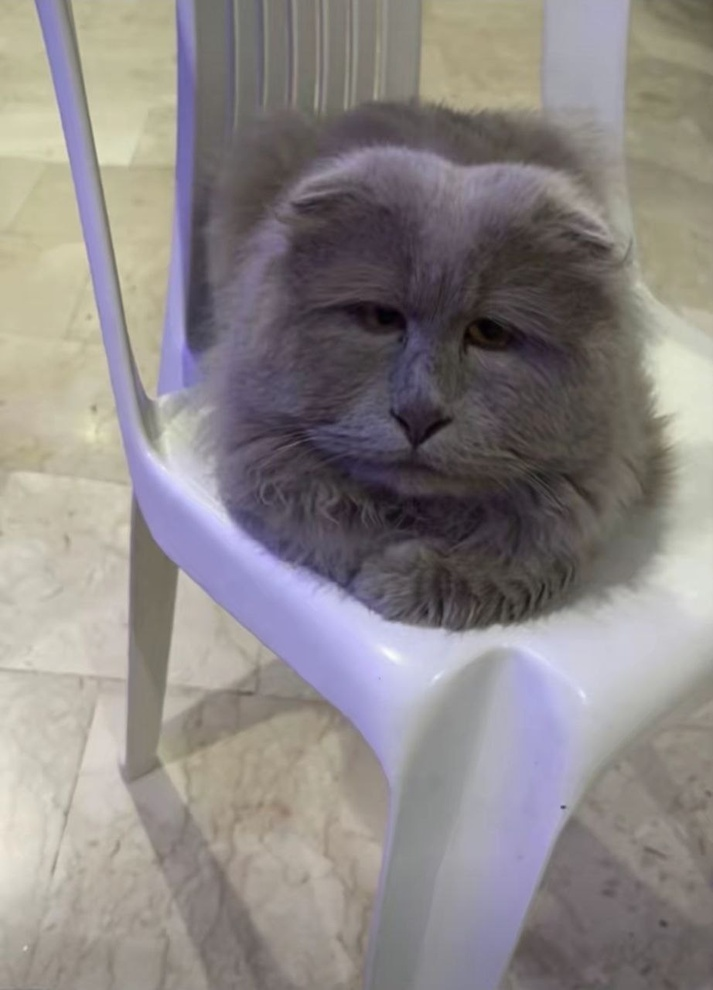
#> input picture svd-image/funnycat.jpg, 713 x 990 px, shrunk from 922 x 1280 before the run
$ jupyter execute svd_image.ipynb
#> lines starting #> are read from the running program, lines starting #| are printed output that depends on the picture
## 1. Загрузка и преобразование изображения

[cell 1]
import numpy as np
import matplotlib.pyplot as plt
import warnings
warnings.filterwarnings('ignore', category=RuntimeWarning)
from PIL import Image
import time

[cell 2]
img = np.array(Image.open("funnycat.jpg"))
#> img is the input picture: shape (990, 713, 3); mean R, G, B 140.5, 135, 133.8
print(f"Размер изображения: {img.shape}")
#| Размер изображения: (990, 713, 3)

R = img[:, :, 0].astype(np.float64)
G = img[:, :, 1].astype(np.float64)
B = img[:, :, 2].astype(np.float64)
channels = {"R": R, "G": G, "B": B}
print(f"Размер канала: {R.shape}")
#| Размер канала: (990, 713)

[cell 3]
fig, axes = plt.subplots(1, 4, figsize=(16, 4))
axes[0].imshow(img)
axes[0].set_title("Оригинал")
axes[1].imshow(R, cmap="Reds")
axes[1].set_title("R")
axes[2].imshow(G, cmap="Greens")
axes[2].set_title("G")
axes[3].imshow(B, cmap="Blues")
axes[3].set_title("B")
for ax in axes: ax.axis("off")
plt.tight_layout()
plt.show()

## 2. Степенной метод

### 2.1. Оценка числа операций **Степенной метод (одна компонента):**
- $A^T A$: матрица $m \times m$, каждый из $m^2$ элементов - скалярное произведение длины $n$ - $2nm^2$ операций
- $N$ итераций: умножение матрицы $(m \times m)$ на вектор - $2m^2$ каждое, итого $N \cdot 2m^2$
- $Av$: умножение матрицы $n \times m$ на вектор длины $m$ - $2nm$

Для $k$ компонент с дефляцией каждый раз пересчитываем $A^T A$ и np.outer c вычитанием стоит $2nm$:$$C_{\text{pow}}  = k \cdot (2nm^2 + N \cdot 2m^2 + 2nm) + k \cdot 2nm$$

[cell 4]
def power_svd_truncated(A, k, num_iters):
    n, m = A.shape
    A_def = A.astype(np.float64).copy()
    U, S, Vt = [], [], []
    n_ops = 0

    for i in range(k):
        AtA = A_def.T @ A_def
        n_ops += 2*n*m*m

        v = np.ones(m)
        v = v / np.linalg.norm(v)
        for _ in range(num_iters):
            w = AtA @ v
            v = w / np.linalg.norm(w)
        n_ops += num_iters * 2*m*m

        Av = A_def @ v
        sigma = np.linalg.norm(Av)
        u = Av / sigma
        n_ops += 2*n*m

        U.append(u); S.append(sigma); Vt.append(v)

        A_def = A_def - sigma * np.outer(u, v)
        n_ops += 2*n*m

    return np.array(U).T, np.array(S), np.array(Vt), n_ops

### 2.2. Сравнение точности при $N \in \{10, 50, 100\}$
Выводится относительная норма $\|A - U \Sigma V^T\| / \|A\|$ для усечённого разложения с $k = 20$ компонент.

[cell 5]
# Сравнение нормы восстановления при разных числах итераций N
k = 20
for name, A in channels.items():
    norm_A = np.linalg.norm(A)
    print(f"Канал {name}:")
    for N in [10, 50, 100]:
        U, S, Vt, _ = power_svd_truncated(A, k=k, num_iters=N)
        err = np.linalg.norm(A - U @ np.diag(S) @ Vt) / norm_A
        print(f"N={N}: norm = {err:.4f}")
#> this loop made 3 passes
#> (name, norm_A) on passes 1 to 3: ('R', 124535.9), ('G', 120514), ('B', 119227.5)
#| Канал R:
#| N=10: norm = 0.0394
#| N=50: norm = 0.0393
#| N=100: norm = 0.0393
#| Канал G:
#| N=10: norm = 0.0408
#| N=50: norm = 0.0407
#| N=100: norm = 0.0407
#| Канал B:
#| N=10: norm = 0.0430
#> (further printed lines are left out)

## 3. Сингулярные числа и усечённое SVD

### 3.1. Спектр сингулярных чисел
Считаем SVD один раз с $k = 60$ для всех каналов - этого достаточно и для графика спектра и для последующих экспериментвов при $k \in \{2, 5, 10, 20, 50\}$.

[cell 6]
k = 60
#> k = 60
n_iters = 100

channels_svd = {}
for name, A in channels.items():
    U_val, S_val, Vt_val, _ = power_svd_truncated(A, k=k, num_iters=n_iters)
    channels_svd[name] = (U_val, S_val, Vt_val)
#> this loop made 3 passes
#> name on passes 1 to 3: 'R', 'G', 'B'
#> after the loop, channels_svd = 3 items

fig, axes = plt.subplots(1, 2, figsize=(14, 5))

colors = {"R": "red", "G": "green", "B": "blue"}
for name, (_, S, _) in channels_svd.items():
    axes[0].plot(range(1, len(S)+1), S, marker=".", color=colors[name], label=name)
    axes[1].semilogy(range(1, len(S)+1), S, marker=".", color=colors[name], label=name)

axes[0].set_title("Сингулярные числа (линейный масштаб)")
axes[0].set_xlabel("Порядковый номер")
axes[0].set_ylabel("sigma")
axes[0].legend(); axes[0].grid(True, alpha=0.3)

axes[1].set_title("Сингулярные числа (лог. масштаб)")
axes[1].set_xlabel("Порядковый номер")
axes[1].set_ylabel("sigma(log)")
axes[1].legend(); axes[1].grid(True, alpha=0.3)

plt.tight_layout()
plt.show()
#> figure, not shown here; panel 1: curve peaks at x = 1, y = 121377.1; panel 1: curve peaks at x = 1, y = 116971.5; panel 1: curve peaks at x = 1, y = 115140.1; panel 2: curve peaks at x = 1, y = 121377.1

### 3.2. Предположение о $k$
На графике в логарифмическом масштабе виден резкий спад первых нескольких сингулярных чисел и плавный хвост.
Можно предположить, что для приемлемого качества восстановленного изображения достаточно $k$ порядка нескольких десятков. Проверим экспериментально на $k \in \{2, 5, 10, 20, 50\}$.

### 3.3. Восстановление при разных $k$

[cell 7]
def reconstruct_image(channels_svd, k):
    """Собирает цветную картинку из усечённых матриц цветовых каналов"""

    rec = np.zeros((*channels["R"].shape, 3)) # 3-х мерный массив цветовых слоев

    for idx, name in enumerate(["R", "G", "B"]):
        U, S, Vt = channels_svd[name]
        rec[:, :, idx] = U[:, :k] @ np.diag(S[:k]) @ Vt[:k, :] # A_k = U_k S_k V_k^T
    rec = np.clip(rec, 0, 255).astype(np.uint8)
    return rec

[cell 8]
# Используем channels_svd, посчитанный в 3.1 (k=60), берём срезы до нужного k
k_values = [2, 5, 10, 20, 50]

fig, axes = plt.subplots(1, len(k_values) + 1, figsize=(20, 4))
axes[0].imshow(img)
axes[0].set_title("Оригинал")
axes[0].axis("off")

for i, k in enumerate(k_values):
    rec = reconstruct_image(channels_svd, k)
    axes[i + 1].imshow(rec)
    axes[i + 1].set_title(f"k = {k}")
    axes[i + 1].axis("off")

plt.tight_layout()
plt.show()

### 3.4. Степень сжатия данных

[cell 9]
# Расчет кол-ва чисел для хранения после усеченного разложения и коэффициент сжатия
n, m = channels["R"].shape
#> n = 990; m = 713
print(f"Размер канала: {n}x{m} = {n*m} чисел на канал\n")
#| Размер канала: 990x713 = 705870 чисел на канал
for k in [5, 10, 20, 50]:
    compressed = k * (n + m + 1)
    print(f"k={k}: {compressed} чисел, сжатие в {n*m/compressed:.1f} раз")

## 4. Метод вращений Якоби

### 4.1. Оценка числа операций
- $A^T A$ - $2nm^2$ операций.

**Одна итерация:**
- Поиск максимального внедиагонального элемента: $\sim m^2$ операций (обход матрицы $m \times m$)
- Обновление строк $p$ и $q$: две строки длины $m$, по 2 умножения - $4m$
- Обновление столбцов $p$ и $q$: два столбца длины $m$, по 2 умножения - $4m$
Итого на одно вращение $\sim m^2 + 6m$ операций. За $k$ итераций:
$$C_{\text{jac}} = 2nm^2 + k \cdot (m^2 + 6m) \approx 2nm^2 + k m^2$$
При больших $k$ самым затратным становится поиск максимального элемента.

[cell 10]
# Выбираем центральный блок картинки 200х200
H, W = channels["R"].shape
#> H = 990; W = 713
side = 200
y0 = (H - side) // 2
#> y0 = 395
x0 = (W - side) // 2
#> x0 = 256
A_block = channels["R"][y0:y0+side, x0:x0+side].copy()
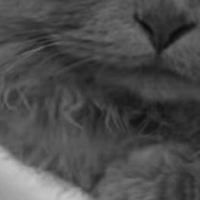
#> A_block: shape (200, 200) float64; min 11, max 199, mean 75.5

# Эталон из numpy для проверки
s_ref = np.linalg.svd(A_block, compute_uv=False)
#> s_ref = 200 values, max 15863.9 at index 0, min 0.00808 at index 199, mean 159.4
print("Топ 10 sigma:", np.round(s_ref[:10], 2))
#| Топ 10 sigma: [15863.87  2407.66  1674.14  1265.32   943.47   751.99   737.94   498.51
#|    466.6    456.42]

[cell 11]
def jacobi_method(A, tol=1e-8, max_iter=200000):
#> called with tol = 1e-06, max_iter = 200000
    n, m = A.shape
#> n = 200; m = 200
    B = A.T @ A
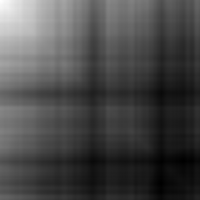
#> B: shape (200, 200) float64; min 653185, max 2585590, mean 1208111.7; drawn with min black and max white
    n_ops = 2*n*m*m
#> n_ops = 16000000

    norm_B = np.linalg.norm(B)
#> norm_B = 251752948.7

    for k in range(1, max_iter + 1):
        abs_B = np.abs(B)
        np.fill_diagonal(abs_B, 0)
        p, q = np.unravel_index(np.argmax(abs_B), B.shape) # Поиск максимального внедиагонального элемента
        n_ops += m*m

        # Остановка, если максимальный внедиагональный элемент мал относительно нормы Фробениуса
        if abs_B[p, q] / norm_B < tol:
            break

        if B[p, p] == B[q, q]:
            cos, sin = 1/np.sqrt(2), np.sign(B[p, q]) / np.sqrt(2)
        else:
            t = (2 * B[p, q]) / (B[p, p] - B[q, q])
            cos = np.sqrt(0.5 * (1 + 1 / np.sqrt(1 + t**2)))
            sin = np.sign(t) * np.sqrt(0.5 * (1 - 1 / np.sqrt(1 + t**2)))

        Bp = B[p, :].copy(); Bq = B[q, :].copy()
        B[p, :] =  cos*Bp + sin*Bq
        B[q, :] = -sin*Bp + cos*Bq
        Bp = B[:, p].copy(); Bq = B[:, q].copy()
        B[:, p] =  cos*Bp + sin*Bq
        B[:, q] = -sin*Bp + cos*Bq
        n_ops += 6*m
#> this loop made 8537 passes
#> (q, t, cos, sin) on passes 1 to 12: (1, 369, 0.708, 0.706), (2, 2.77, 0.818, 0.575), (3, 1.7, 0.868, 0.496), (4, 1.3, 0.897, 0.442), (5, 1.1, 0.915, 0.404), (6, 0.964, 0.927, 0.374), (7, 0.867, 0.937, 0.35), (8, 0.795, 0.944, 0.33), (9, 0.732, 0.951, 0.311), (10, 0.684, 0.955, 0.295), (11, 0.643, 0.96, 0.282), (12, 0.608, 0.963, 0.27)
#> q on pass 98: 130
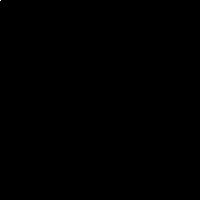
#> B: shape (200, 200) float64; min -251.4, max 251662217.1, mean 6643.2; drawn with min black and max white
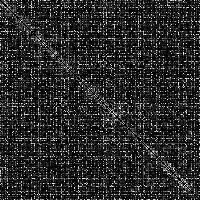
#> abs_B: shape (200, 200) float64; min 0, max 251.4, mean 44.4

    # B положительно полуопределена, но численные ошибки вращений могут давать малые отрицательные значения на диагонали
    eigvals = np.maximum(np.diag(B), 0)
    sigmas = np.sort(np.sqrt(eigvals))[::-1]
    return sigmas, k, n_ops

### 4.2. Сравнение со степенным методом

[cell 12]
# Якоби
t = time.time()
sigmas_jacobi, iters_jacobi, ops_jacobi = jacobi_method(A_block, tol=1e-6)
time_jacobi = time.time() - t

# Степенной
k_comp = 30
t = time.time()
U, S_power, Vt, ops_power = power_svd_truncated(A_block, k=k_comp, num_iters=100)
#> after the loop in power_svd_truncated (call 13), `for i in range(k):`:
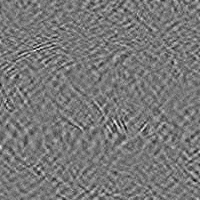
#> A_def: shape (200, 200) float64; min -8.95, max 9.96, mean 3.37e-05; drawn with min black and max white
time_power = time.time() - t

print("Якоби:")
print(f"время: {time_jacobi:.3f} с, итераций: {iters_jacobi}, операций: {ops_jacobi:.2e}")
#| время: 0.298 с, итераций: 8537, операций: 3.68e+08

print(f"\nСтепенной (k={k_comp}):")
print(f"время: {time_power:.3f} с, операций: {ops_power:.2e}")
#| время: 0.048 с, операций: 7.25e+08

print(f"\nТоп 10 сингулярных чисел:")
print(f"Эталон:    {np.round(s_ref[:10], 2)}")
#| Эталон:    [15863.87  2407.66  1674.14  1265.32   943.47   751.99   737.94   498.51
#|    466.6    456.42]
print(f"Якоби:     {np.round(sigmas_jacobi[:10], 2)}")
#| Якоби:     [15863.87  2407.66  1674.14  1265.32   943.47   751.99   737.93   498.51
#|    466.59   456.42]
print(f"Степенной: {np.round(S_power[:10], 2)}")
#| Степенной: [15863.87  2407.66  1674.14  1265.32   943.47   751.98   737.94   498.51
#|    466.6    456.42]

print(f"\nМакс. ошибка по топ {k_comp} сингулярных чисел:")
print(f"Якоби:     {np.max(np.abs(sigmas_jacobi[:k_comp] - s_ref[:k_comp])):.2e}")
#| Якоби:     1.10e+00
print(f"Степенной: {np.max(np.abs(S_power - s_ref[:k_comp])):.2e}")
#| Степенной: 2.91e-01

# Степенной с k=200 (полный спектр)
t = time.time()
_, S_power_full, _, ops_power_full = power_svd_truncated(A_block, k=200, num_iters=100)
#> after the loop in power_svd_truncated (call 14), `for i in range(k):`:
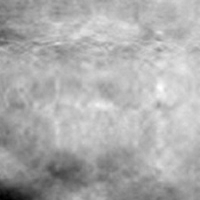
#> A_def: shape (200, 200) float64; min -4.79e-14, max 1.56e-16, mean -1.53e-14; drawn with min black and max white
time_power_full = time.time() - t
print(f"\nСтепенной (k=200, полный спектр):")
print(f"время: {time_power_full:.3f} с, операций: {ops_power_full:.2e}")
#| время: 0.211 с, операций: 4.83e+09
print(f"Макс. ошибка: {np.max(np.abs(S_power_full - s_ref)):.2e}")
#| Макс. ошибка: 6.19e-01

## 5. Творческое задание

### 5.1. Гистограммы каналов

[cell 13]
# Гистограммы распределения пикселей в каждом канале

fig, axes = plt.subplots(1, 3, figsize=(15, 4))
colors = {"R": "red", "G": "green", "B": "blue"}

for ax, (name, A) in zip(axes, channels.items()):
    counts, bins = np.histogram(A, bins=50, range=(0, 255))
    ax.bar(bins[:-1], counts, width=bins[1]-bins[0],
           color=colors[name], alpha=0.7, edgecolor="black", linewidth=0.3)
    ax.set_title(f"Канал {name}")
    ax.set_xlabel("Значение пикселя")
    ax.set_ylabel("Количество")
    ax.grid(True, alpha=0.3)

plt.tight_layout()
plt.show()
#> figure, not shown here; panel 1: tallest bar 34828 high, from x = 191.2 to 196.3; panel 2: tallest bar 34297 high, from x = 186.1 to 191.2; panel 3: tallest bar 33964 high, from x = 150.4 to 155.5

### 5.2. Влияние SVD на распределение яркости

[cell 14]
# Гистограммы распределения пикселей в восстановленных каналах R при разных k для анализа влияния усечения на распределения
fig, axes = plt.subplots(1, 4, figsize=(20, 4))
k_compare = [2, 10, 50]

A_orig = channels["R"]
axes[0].hist(A_orig.ravel(), bins=50, range=(0, 255), color="gray", alpha=0.7)
axes[0].set_title("Оригинал R")
axes[0].set_xlabel("Значение пикселя")
axes[0].grid(True, alpha=0.3)

U, S, Vt = channels_svd["R"]
for i, k in enumerate(k_compare):
    A_rec = U[:, :k] @ np.diag(S[:k]) @ Vt[:k, :]
    A_rec = np.clip(A_rec, 0, 255)
    axes[i+1].hist(A_rec.ravel(), bins=50, range=(0, 255), color="red", alpha=0.7)
    axes[i+1].set_title(f"R, k = {k}")
    axes[i+1].set_xlabel("Значение пикселя")
    axes[i+1].grid(True, alpha=0.3)
#> this loop made 3 passes
#> pass 1, `A_rec = U[:, :k] @ np.diag(S[:k]) @ Vt[:k, :]`:
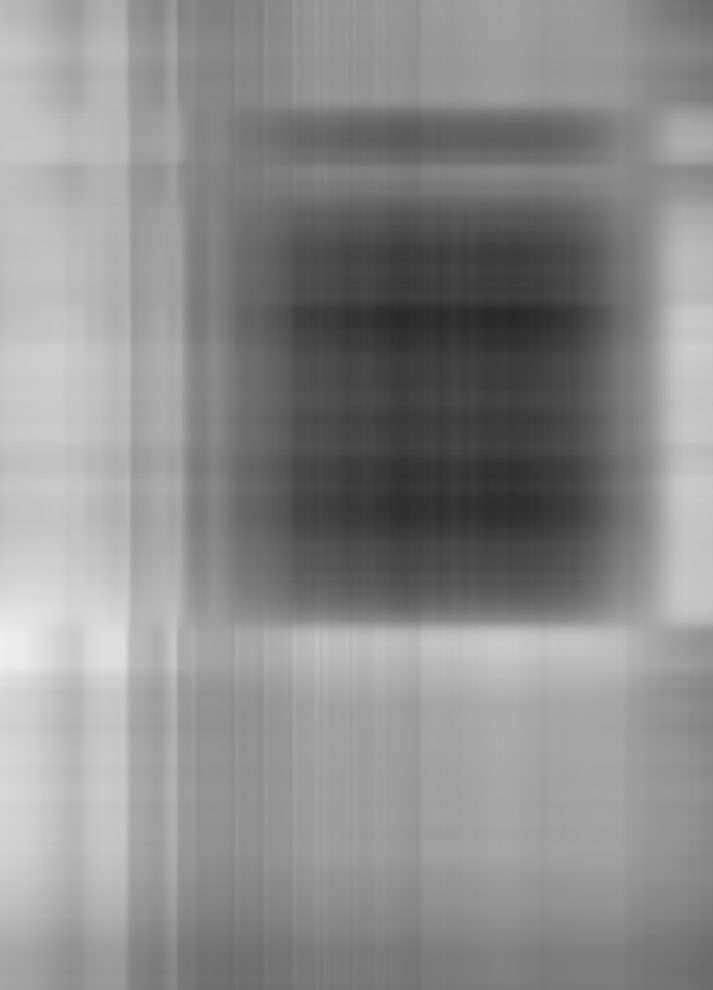
#> A_rec: shape (990, 713) float64; min 40.41, max 240.2, mean 140.5

plt.tight_layout()
plt.show()
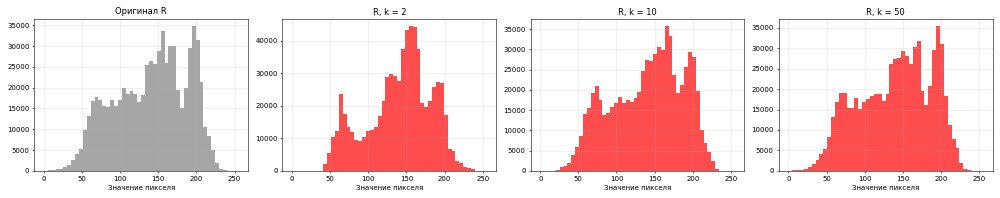
#> figure drawn by matplotlib, 4 panels; panel 1: tallest bar 34828 high, from x = 193.8 to 198.9; panel 2: tallest bar 44635 high, from x = 153 to 158.1; panel 3: tallest bar 35768 high, from x = 163.2 to 168.3; panel 4: tallest bar 35440 high, from x = 193.8 to 198.9

### 5.3. Шумоподавление с помощью усечённого SVD

[cell 15]
# Добавляем шум
np.random.seed(42)
noise_level = 30
img_noisy = img.astype(np.float64) + np.random.normal(0, noise_level, img.shape)
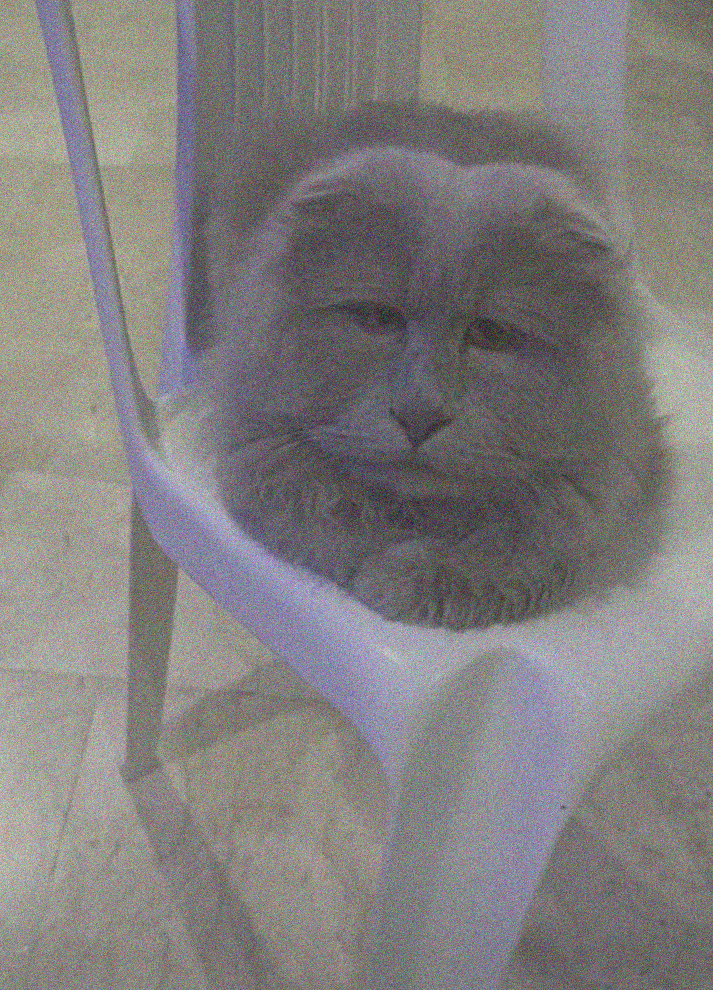
#> img_noisy: shape (990, 713, 3) float64; mean R, G, B 140.5, 134.9, 133.8; drawn with min black and max white
img_noisy = np.clip(img_noisy, 0, 255)

# Усеченный SVD для зашумленной картинки
def denoise(img_noisy, k, num_iters=50):
#> called with k = 20, num_iters = 50
    rec = np.zeros_like(img_noisy)
#> rec: shape (990, 713, 3) float64; every value is 0
    for idx in range(3):
        A_noisy = img_noisy[:, :, idx]
        U, S, Vt, _ = power_svd_truncated(A_noisy, k=k, num_iters=num_iters)
        rec[:, :, idx] = U @ np.diag(S) @ Vt
    return np.clip(rec, 0, 255).astype(np.uint8)

fig, axes = plt.subplots(1, 4, figsize=(20, 5))
axes[0].imshow(img)
axes[0].set_title("Оригинал")

axes[1].imshow(img_noisy.astype(np.uint8))
axes[1].set_title(f"С шумом (sigma={noise_level})")

axes[2].imshow(denoise(img_noisy, k=20))
axes[2].set_title("Денойз: k = 20")
axes[3].imshow(denoise(img_noisy, k=50))
#> the loop in denoise (call 2), `for idx in range(3):` made 3 passes
#> pass 2, in denoise (call 2), `U, S, Vt, _ = power_svd_truncated(A_noisy, k=k, num_iters=num_iters)`:
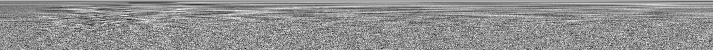
#> Vt: shape (50, 713) float64; min -0.192, max 0.148, mean 0.0012; drawn with min black and max white

axes[3].set_title("Денойз: k = 50")
for ax in axes: ax.axis("off")

plt.tight_layout()
plt.show()

# Видно как зернистость шума исчезает и картинка становится более гладкой, хотя и визуально теряет в качестве
